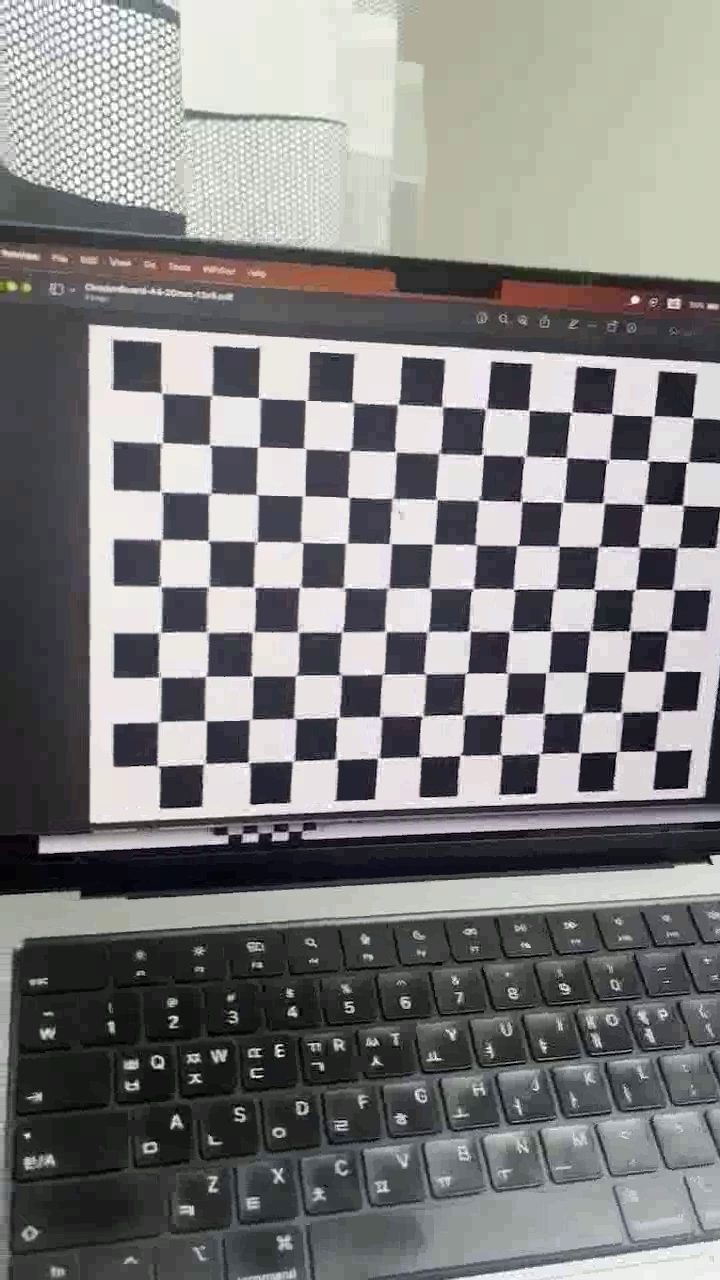
#> input picture frame 21 of data/checker.avi, 720 x 1280 px
$ python PnP.py
#> lines starting #> are read from the running program, lines starting #| are printed output that depends on the picture
import numpy as np
import cv2 as cv

# The given video and calibration data
input_file = './data/checker.avi'
K = np.array([[1.05762127e+03, 0.00000000e+00, 3.60598208e+02],
            [0, 1.05673443e+03, 6.22182250e+02],
            [0, 0, 1.00000000e+00]])
dist_coeff = np.array([ 2.98849136e-01, -2.60614373e+00, -4.62963775e-04, -2.90435892e-03, 8.67139039e+00])
board_pattern = (13, 9)
board_cellsize = 0.025
board_criteria = cv.CALIB_CB_ADAPTIVE_THRESH + cv.CALIB_CB_NORMALIZE_IMAGE + cv.CALIB_CB_FAST_CHECK

# Open a video
video = cv.VideoCapture(input_file)
assert video.isOpened(), 'Cannot read the given input, ' + input_file

# Prepare a 3D box for simple AR
box_lower = board_cellsize * np.array([[4, 2,  0], [5, 2,  0], [5, 4,  0], [4, 4,  0]])
box_upper = board_cellsize * np.array([[4, 2, -1], [5, 2, -1], [5, 4, -1], [4, 4, -1]])

# Prepare 3D points on a chessboard
obj_points = board_cellsize * np.array([[c, r, 0] for r in range(board_pattern[1]) for c in range(board_pattern[0])])

# Run pose estimation
while True:
    # Read an image from the video
    valid, img = video.read()
#> img is the input picture: shape (1280, 720, 3); mean B, G, R 126.7, 127.3, 128
    if not valid:
        break

    # Estimate the camera pose
    complete, img_points = cv.findChessboardCorners(img, board_pattern, board_criteria)
#> complete = True; img_points = 117 rows, first 8: [161.7, 393.5], [211.7, 395.3], [258.1, 397.7], [305.4, 401], [354.8, 402.2], [397.7, 404.4], [441.9, 406.8], [485.2, 409.6]
    if complete:
        ret, rvec, tvec = cv.solvePnP(obj_points, img_points, K, dist_coeff)
#> ret = True; rvec = [0.213, -0.233, 0.0244]; tvec = [-0.101, -0.117, 0.544]

        # Draw the alphabet B on the box
        line_lower, _ = cv.projectPoints(box_lower, rvec, tvec, K, dist_coeff)
#> line_lower = [[348.6, 497.4], [392.9, 498.6], [388, 588.2], [344.5, 587.8]]
        line_upper, _ = cv.projectPoints(box_upper, rvec, tvec, K, dist_coeff)
#> line_upper = [[358.9, 502.2], [405, 503.4], [399.6, 596.6], [354.4, 596.3]]
        cv.putText(img, '2', (int(line_lower[0][0][0]), int(line_lower[0][0][1])), cv.FONT_HERSHEY_DUPLEX, 2, (0, 0, 255), 2)
        cv.putText(img, '2', (int(line_upper[0][0][0]), int(line_upper[0][0][1])), cv.FONT_HERSHEY_DUPLEX, 2, (0, 0, 255), 2)

        # Print the camera position
        R, _ = cv.Rodrigues(rvec) # Alternative) scipy.spatial.transform.Rotation
#> R = [[0.973, -0.0485, -0.226], [-0.000494, 0.977, -0.212], [0.231, 0.206, 0.951]]
        p = (-R.T @ tvec).flatten()
#> p = [-0.0273, -0.00304, -0.565]
        info = f'XYZ: [{p[0]:.3f} {p[1]:.3f} {p[2]:.3f}]'
#> info = 'XYZ: [-0.027 -0.003 -0.565]'
        cv.putText(img, info, (10, 25), cv.FONT_HERSHEY_DUPLEX, 0.6, (0, 255, 0))
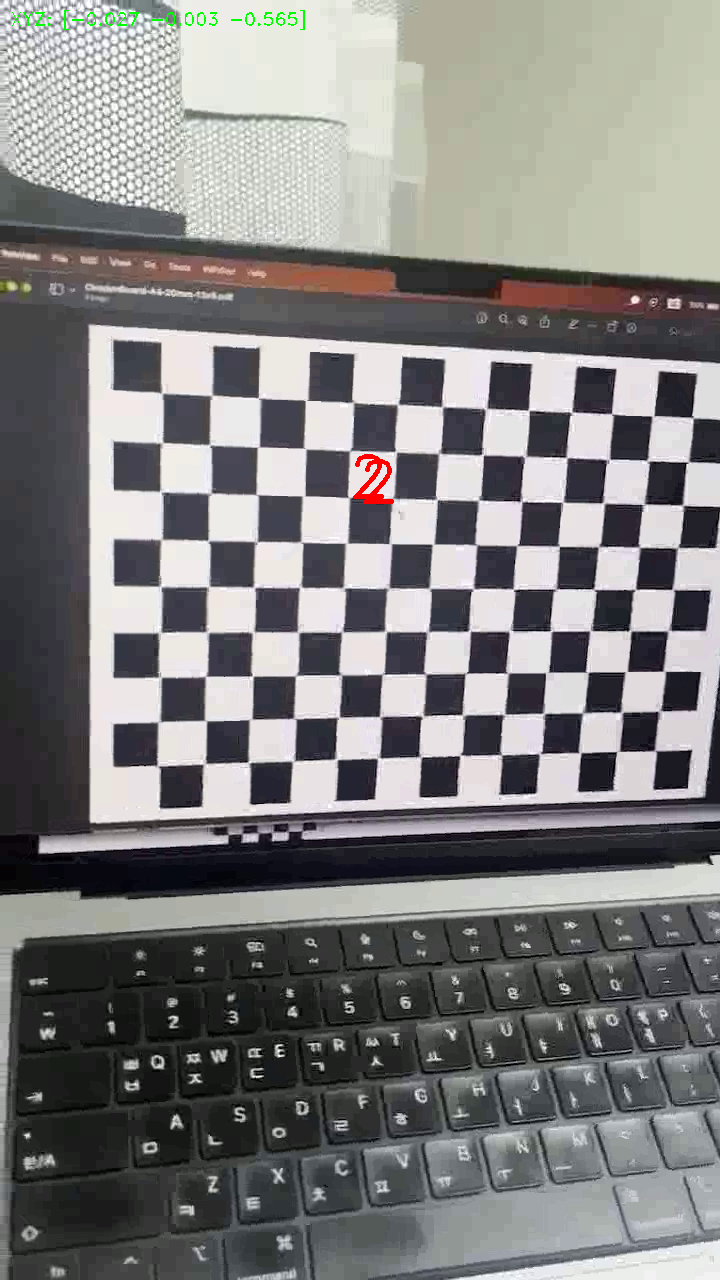
#> img: shape (1280, 720, 3); mean B, G, R 126.3, 127.1, 127.8

    # Show the image and process the key event
    cv.imshow('Pose Estimation (Chessboard)', img)
    key = cv.waitKey(10)
#> (key Esc is pressed here)
    if key == ord(' '):
        key = cv.waitKey()
    if key == 27: # ESC
        break

video.release()
cv.destroyAllWindows()

$ run again, starting later in the video
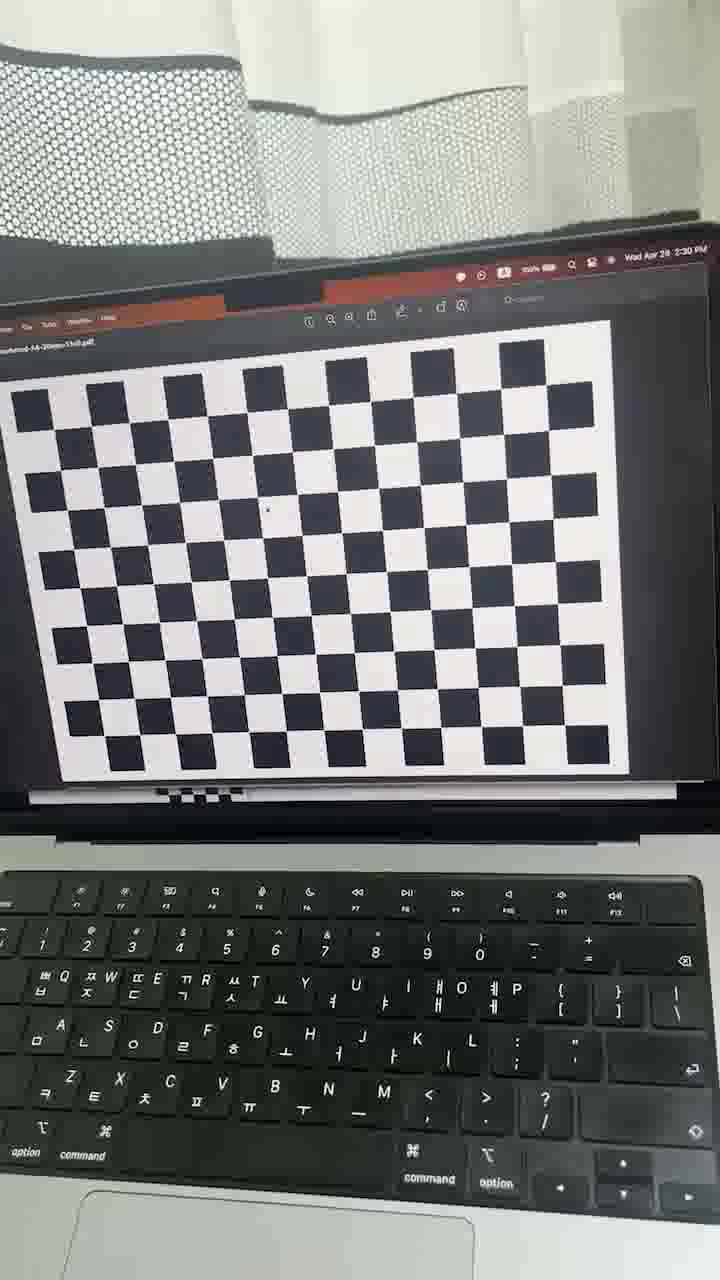
#> input picture frame 97 of data/checker.avi, 720 x 1280 px
#> img is the input picture: shape (1280, 720, 3); mean B, G, R 121.3, 122.3, 121.2
#> complete = True; img_points = 117 rows, first 8: [53.92, 429.5], [92.26, 426.1], [130.2, 423.2], [167.7, 419.3], [206.7, 415.7], [247.2, 412.5], [287.7, 409.2], [328.2, 404.9]
#> ret = True; rvec = [0.241, 0.223, -0.0721]; tvec = [-0.189, -0.119, 0.662]
#> line_lower = [[218.4, 499.8], [257.5, 497.1], [267.6, 577.9], [229.1, 580]]
#> line_upper = [[204, 505.5], [244.5, 502.8], [255.2, 586.5], [215.3, 588.6]]
#> R = [[0.973, 0.0974, 0.21], [-0.044, 0.969, -0.245], [-0.228, 0.229, 0.946]]
#> p = [0.329, -0.0179, -0.616]
#> info = 'XYZ: [0.329 -0.018 -0.616]'
#> `cv.putText(img, info, (10, 25), cv.FONT_HERSHEY_DUPLEX, 0.6, (0, 255, ..`:
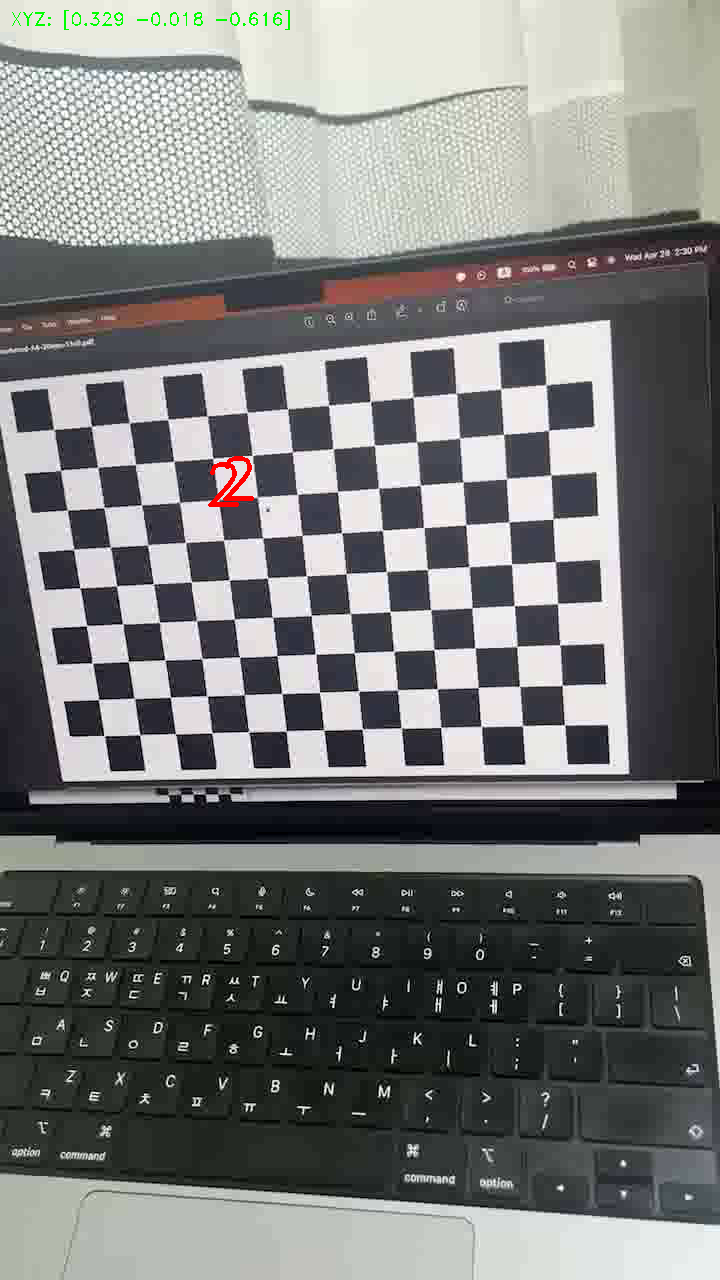
#> img: shape (1280, 720, 3); mean B, G, R 120.9, 122.2, 121

$ run again, starting later in the video
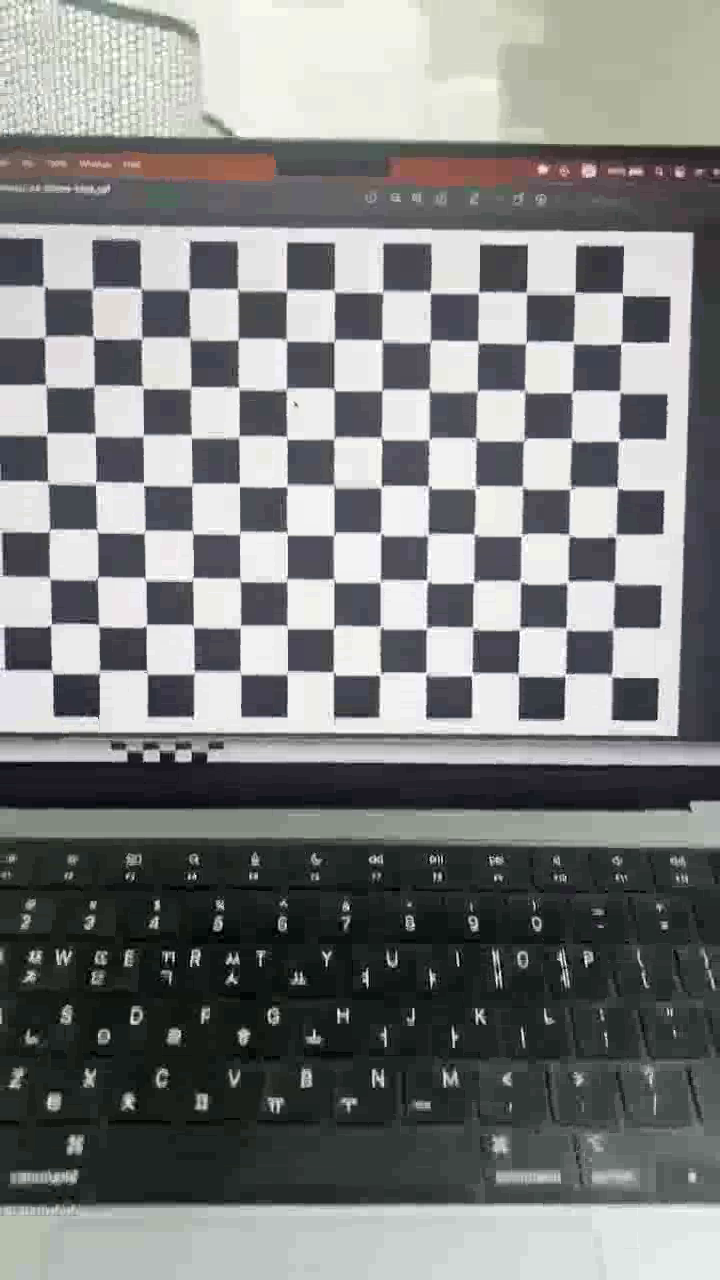
#> input picture frame 173 of data/checker.avi, 720 x 1280 px
#> img is the input picture: shape (1280, 720, 3); mean B, G, R 126.8, 127.5, 125.7
#> complete = True; img_points = 117 rows, first 8: [43, 288.5], [92, 287.5], [140.3, 289.6], [188, 289.7], [236.9, 288.8], [286.2, 291.1], [334, 292.4], [381.5, 292.1]
#> ret = True; rvec = [0.0787, -0.00647, 0.00695]; tvec = [-0.163, -0.173, 0.556]
#> line_lower = [[238.7, 388.7], [286.6, 389.3], [286.8, 485.9], [239.4, 485.3]]
#> line_upper = [[233.3, 381.6], [283.4, 382.3], [283.7, 483.4], [234.1, 482.8]]
#> R = [[1, -0.00719, -0.00619], [0.00668, 0.997, -0.0786], [0.00674, 0.0785, 0.997]]
#> p = [0.161, 0.128, -0.568]
#> info = 'XYZ: [0.161 0.128 -0.568]'
#> `cv.putText(img, info, (10, 25), cv.FONT_HERSHEY_DUPLEX, 0.6, (0, 255, ..`:
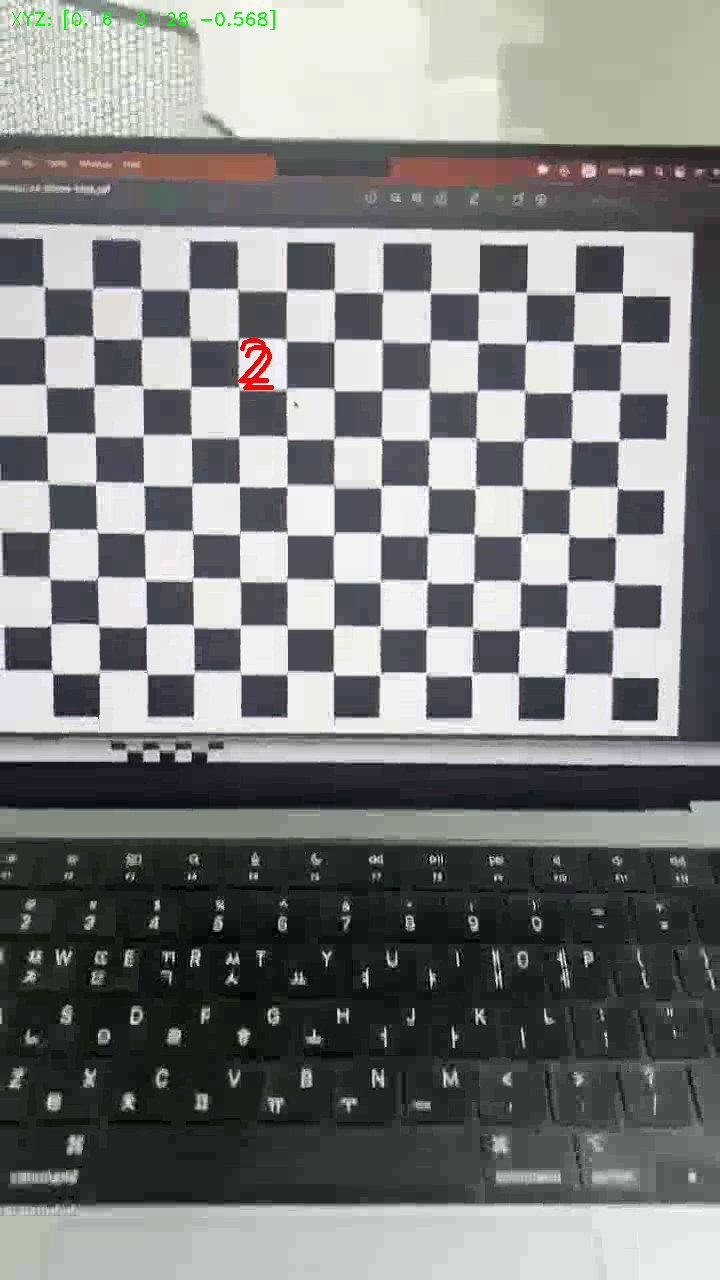
#> img: shape (1280, 720, 3); mean B, G, R 126.4, 127.3, 125.6
